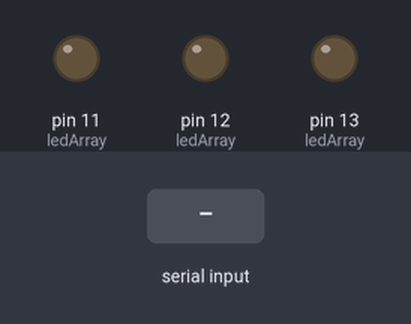
Bench run of a sketch on a simulated Arduino Uno, built with avr-gcc and run on an emulated ATmega328P. On the bench: output pins drawn as LEDs (lit = HIGH). Inputs (shaded band) come from the test bench. What the sketch prints to the serial monitor is not drawn.

Above: at 1.2 s.
1.3 s: "A" received over Serial
At 2.2 s:
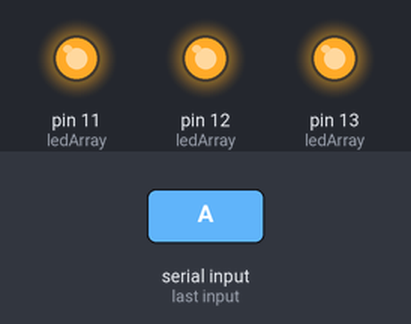
2.8 s: "1" received over Serial
At 3.4 s:
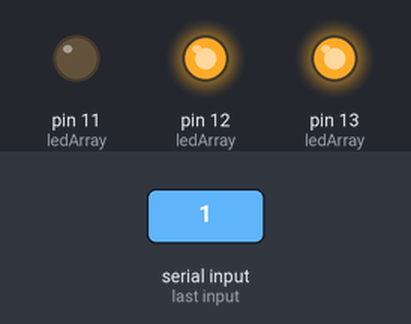
4.3 s: "2" received over Serial
At 5.5 s:
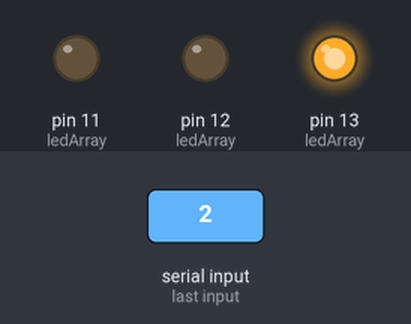
5.8 s: "1" received over Serial
At 6.8 s:
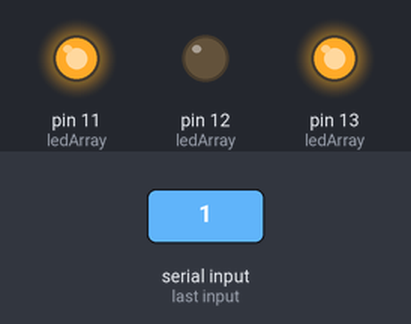
7.3 s: "X" received over Serial
At 8.0 s:
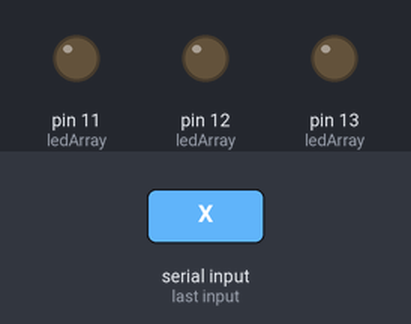
8.8 s: "2" received over Serial
At 9.1 s:
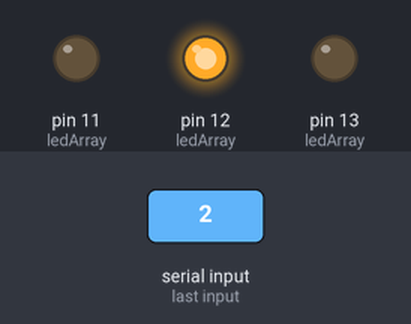
Timing chart, 0 to 11.3 s (numbered marks = the images above; inputs shaded):
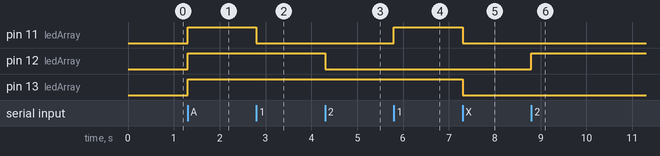

Measured:
- after the input at 1.3 s, pin 11 (ledArray), pin 12 (ledArray), pin 13 (ledArray): LOW → HIGH at once
- after the input at 2.8 s, pin 11 (ledArray): HIGH → LOW at once
- after the input at 4.3 s, pin 12 (ledArray): HIGH → LOW at once
- after the input at 5.8 s, pin 11 (ledArray): LOW → HIGH at once
- after the input at 7.3 s, pin 11 (ledArray), pin 13 (ledArray): HIGH → LOW at once
- after the input at 8.8 s, pin 12 (ledArray): LOW → HIGH at once

The sketch:

iot.ino
```cpp
/**
 * 프젝트 : 아두이노와 node js 연동
 * 파일 : iot_01
 * Edit by Callor
 * Date : 2016. 11. 12
 */


#define LED_01 11
#define LED_02 12
#define LED_03 13

#define LED_NUM 3
unsigned int ledArray[] = { LED_01,LED_02, LED_03 } ;


void setup() {
  Serial.begin(9600);

  for(int i = 0 ; i < LED_NUM ; i++) {
    pinMode(ledArray[i], OUTPUT) ;
  }

  Serial.println("Robot is ready.");
}

void loop() {

  if(Serial.available()) {
      char c = Serial.read();
//      Serial.write(c);
      if(c == 'A') {
            for(int i = 0 ; i < LED_NUM ; i++) {
                digitalWrite(ledArray[i], HIGH) ;
            }
           return;
      }
      if(c == 'X') {
            for(int i = 0 ; i < LED_NUM ; i++) {
                digitalWrite(ledArray[i], LOW) ;
            }
           return;
      }
      int ledNum = c - '1';
      digitalWrite(ledArray[ledNum],!digitalRead(ledArray[ledNum])) ;
  }
}
```
